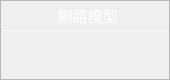
                   <widget class="QFrame" name="Model_QF">
                    <property name="minimumSize">
                     <size>
                      <width>170</width>
                      <height>80</height>
                     </size>
                    </property>
                    <property name="maximumSize">
                     <size>
                      <width>170</width>
                      <height>80</height>
                     </size>
                    </property>
                    <property name="toolTipDuration">
                     <number>0</number>
                    </property>
                    <property name="styleSheet">
                     <string notr="true">QFrame#Model_QF{
color: rgb(255, 255, 255);
border-radius: 15px;
background-color: rgb(0, 170, 127);
border: 1px outset rgb(0, 168, 129)
}
</string>
                    </property>
                    <property name="frameShape">
                     <enum>QFrame::StyledPanel</enum>
                    </property>
                    <property name="frameShadow">
                     <enum>QFrame::Raised</enum>
                    </property>
                    <layout class="QVBoxLayout" name="verticalLayout_13" stretch="0,2,1">
                     <property name="spacing">
                      <number>0</number>
                     </property>
                     <property name="leftMargin">
                      <number>0</number>
                     </property>
                     <property name="topMargin">
                      <number>0</number>
                     </property>
                     <property name="rightMargin">
                      <number>0</number>
                     </property>
                     <property name="bottomMargin">
                      <number>0</number>
                     </property>
                     <item>
                      <widget class="QFrame" name="Model_top">
                       <property name="styleSheet">
                        <string notr="true">border:none</string>
                       </property>
                       <property name="frameShape">
                        <enum>QFrame::StyledPanel</enum>
                       </property>
                       <property name="frameShadow">
                        <enum>QFrame::Raised</enum>
                       </property>
                       <layout class="QHBoxLayout" name="horizontalLayout_9">
                        <property name="spacing">
                         <number>0</number>
                        </property>
                        <property name="leftMargin">
                         <number>0</number>
                        </property>
                        <property name="topMargin">
                         <number>3</number>
                        </property>
                        <property name="rightMargin">
                         <number>7</number>
                        </property>
                        <property name="bottomMargin">
                         <number>3</number>
                        </property>
                        <item>
                         <widget class="QLabel" name="label_8">
                          <property name="maximumSize">
                           <size>
                            <width>16777215</width>
                            <height>30</height>
                           </size>
                          </property>
                          <property name="font">
                           <font>
                            <family>Microsoft YaHei UI</family>
                            <pointsize>11</pointsize>
                            <weight>50</weight>
                            <italic>false</italic>
                            <bold>false</bold>
                           </font>
                          </property>
                          <property name="styleSheet">
                           <string notr="true">color: rgba(255, 255, 255,210);
padding-left:12px;
font: 11pt &quot;Microsoft YaHei UI&quot;;</string>
                          </property>
                          <property name="midLineWidth">
                           <number>-1</number>
                          </property>
                          <property name="text">
                           <string>網路模型</string>
                          </property>
                          <property name="alignment">
                           <set>Qt::AlignCenter</set>
                          </property>
                          <property name="wordWrap">
                           <bool>false</bool>
                          </property>
                          <property name="indent">
                           <number>0</number>
                          </property>
                         </widget>
                        </item>
                       </layout>
                      </widget>
                     </item>
                     <item>
                      <widget class="Line" name="line_5">
                       <property name="maximumSize">
                        <size>
                         <width>16777215</width>
                         <height>1</height>
                        </size>
                       </property>
                       <property name="styleSheet">
                        <string notr="true">background-color: rgba(255, 255, 255, 89);</string>
                       </property>
                       <property name="orientation">
                        <enum>Qt::Horizontal</enum>
                       </property>
                      </widget>
                     </item>
                     <item>
                      <widget class="QFrame" name="Model_bottom">
                       <property name="styleSheet">
                        <string notr="true">border:none</string>
                       </property>
                       <property name="frameShape">
                        <enum>QFrame::StyledPanel</enum>
                       </property>
                       <property name="frameShadow">
                        <enum>QFrame::Raised</enum>
                       </property>
                       <layout class="QVBoxLayout" name="verticalLayout_14">
                        <property name="spacing">
                         <number>0</number>
                        </property>
                        <property name="leftMargin">
                         <number>0</number>
                        </property>
                        <property name="topMargin">
                         <number>6</number>
                        </property>
                        <property name="rightMargin">
                         <number>0</number>
                        </property>
                        <property name="bottomMargin">
                         <number>6</number>
                        </property>
                        <item alignment="Qt::AlignTop">
                         <widget class="QLabel" name="Model_name">
                          <property name="minimumSize">
                           <size>
                            <width>0</width>
                            <height>30</height>
                           </size>
                          </property>
                          <property name="maximumSize">
                           <size>
                            <width>16777215</width>
                            <height>30</height>
                           </size>
                          </property>
                          <property name="font">
                           <font>
                            <family>Microsoft YaHei UI</family>
                            <pointsize>15</pointsize>
                            <weight>50</weight>
                            <italic>false</italic>
                            <bold>false</bold>
                            <underline>false</underline>
                           </font>
                          </property>
                          <property name="styleSheet">
                           <string notr="true">color: rgb(255, 255, 255);
font: 15pt &quot;Microsoft YaHei UI&quot;;
</string>
                          </property>
                          <property name="text">
                           <string/>
                          </property>
                          <property name="alignment">
                           <set>Qt::AlignCenter</set>
                          </property>
                         </widget>
                        </item>
                       </layout>
                      </widget>
                     </item>
                    </layout>
                   </widget>
